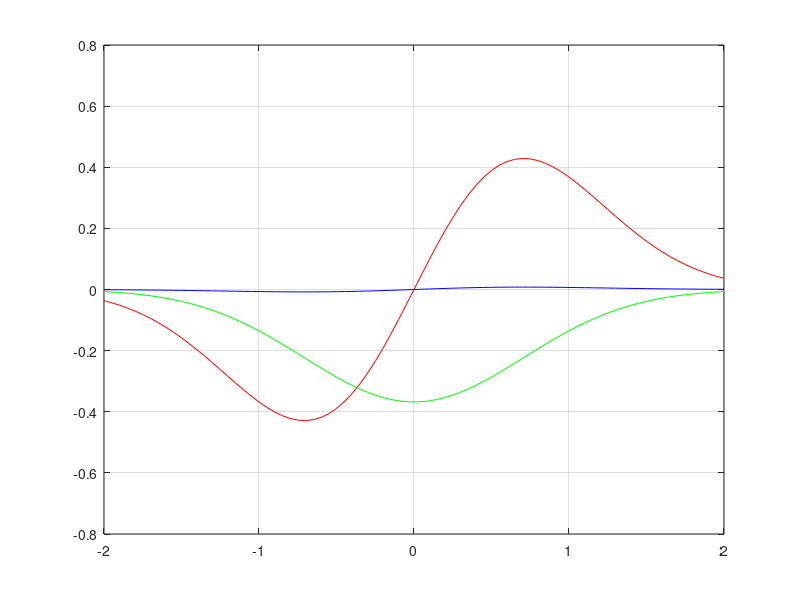

Write MATLAB code to recreate this figure.
%Lab 9
domain_x = [-2:0.05:2] %Making the requested domain for x
domain_y = [-2:0.05:2] %Making the requested range for y
[X,Y] = meshgrid(domain_x, domain_y) %Plotting the assigned graph
Z = X.*exp(-X.^2-Y.^2) %Writing down the assigned function
surfc (X, Y, Z);
xlabel('x'); %Labelling x-axis
ylabel('y'); %Labelling y-axis
zlabel('g(x,y)') %Labelling the g-axis
plot(domain_x,Z(1,:),'b-');
hold on;
plot(domain_x,Z(41,:),'r-');
hold on;
plot(domain_y,Z(:,21),'g-')
grid on;
M=max(max(Z)) %finding maximum value of Z
V=min(min(Z)) %finding minimum value of Z
